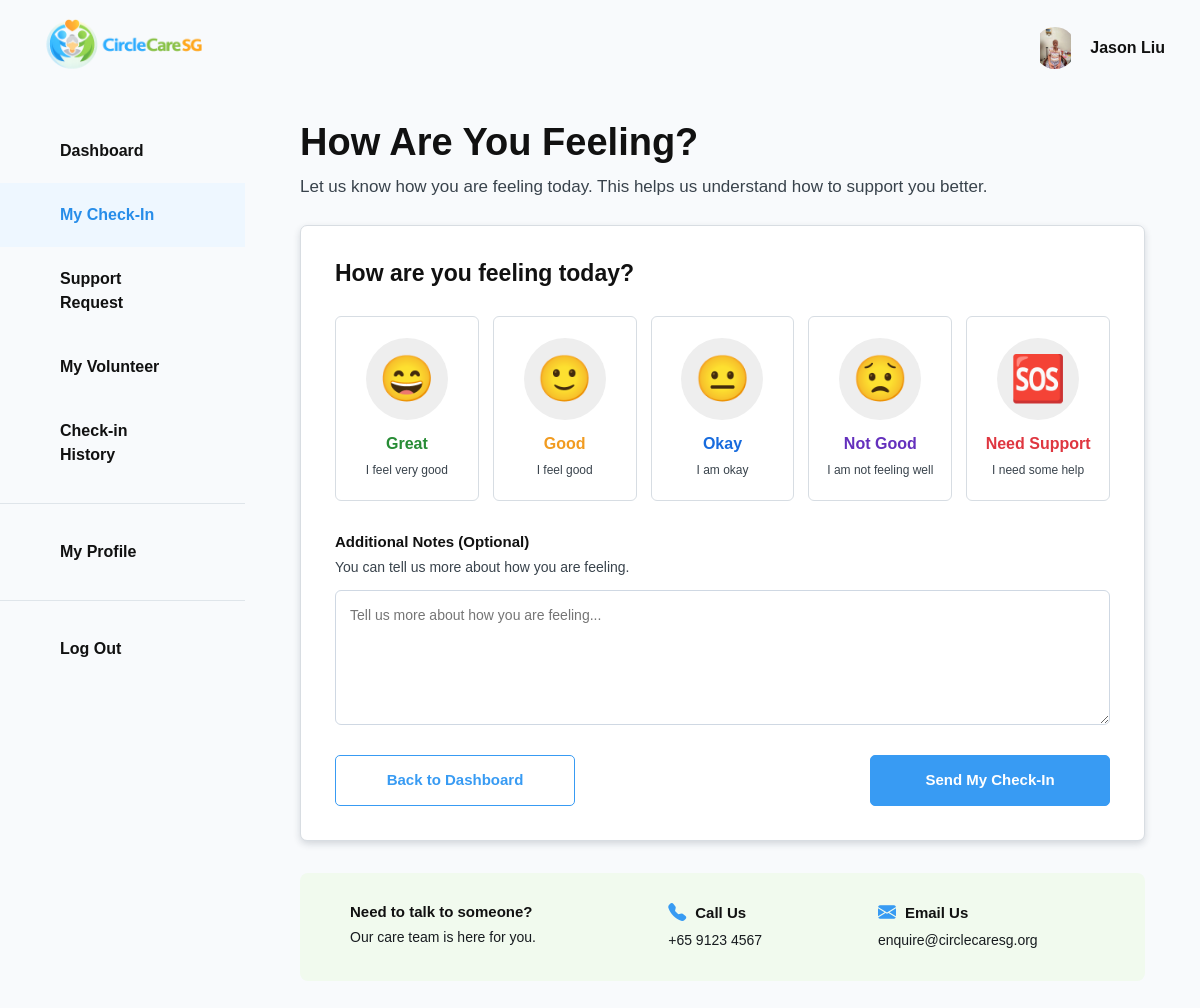
The page /senior/wellbeing/ (signed in) on the database its author committed.
### accounts/models.py (models this page shows, shortened)
class AppUser(models.Model):
    ACCOUNT_TYPE_CHOICES = [
        ("senior", "Senior"),
        ("guardian", "Guardian"),
        ("volunteer", "Volunteer"),
        ("admin", "Admin"),
    ]
    user = models.OneToOneField(
        User,
        on_delete=models.CASCADE,
        related_name="app_profile",
    )
    account_type = models.CharField(
        max_length=20,
        choices=ACCOUNT_TYPE_CHOICES,
    )
    full_name = models.CharField(max_length=150)
    nric_fin = models.CharField(max_length=20, unique=True)
    mobile_number = models.CharField(max_length=20)
    profile_picture = models.ImageField(
        upload_to="profile_pictures/",
        blank=True,
        null=True,
    )
    date_of_birth = models.DateField()
    created_at = models.DateTimeField(auto_now_add=True)

### seniorPortal/views.py (the view)
@login_required(login_url="login")
def senior_wellbeing(request):
    try:
        app_user = request.user.app_profile
    except AppUser.DoesNotExist:
        messages.error(
            request,
            "Your CircleCareSG account profile could not be found.",
        )
        return redirect("home")
    if app_user.account_type != "senior":
        messages.error(
            request,
            "You do not have permission to access this page.",
        )
        return redirect("home")
    try:
        senior_profile = app_user.senior_profile
    except SeniorProfile.DoesNotExist:
        messages.error(
            request,
            "Your senior profile could not be found.",
        )
        return redirect("senior_dashboard")
    if request.method == "POST":
        form = WellbeingSubmissionForm(request.POST)
        if form.is_valid():
            wellbeing = form.save(commit=False)
            wellbeing.senior = senior_profile
            wellbeing.save()
            messages.success(
                request,
                "Your wellbeing update has been submitted successfully.",
            )
            return redirect("check_in_history")
    else:
        form = WellbeingSubmissionForm()
    return render(
        request,
        "seniorPortal/wellbeing.html",
        {
            "app_user": app_user,
            "senior_profile": senior_profile,
            "form": form,
        },
    )

### seniorPortal/forms.py (shortened to what this page needs)
class WellbeingSubmissionForm(forms.ModelForm):
    class Meta:
        model = WellbeingSubmission
        fields = [
            "feeling",
            "notes",
        ]
        widgets = {
            "feeling": forms.RadioSelect,
            "notes": forms.Textarea(
                attrs={
                    "placeholder": (
                        "Tell us more about how you are feeling..."
                    ),
                    "rows": 5,
                }
            ),
        }

### seniorPortal/templates/seniorPortal/wellbeing.html (shortened to what this page needs)
{% extends "seniorPortal/senior_base.html" %}
{% load static %}
{% block extra_css %}
<link
    rel="stylesheet"
    href="https://cdn.jsdelivr.net/npm/bootstrap-icons@1.11.3/font/bootstrap-icons.min.css"
>
<link
    rel="stylesheet"
    href="{% static 'seniorPortal/css/wellbeing.css' %}?v=1"
>
{% endblock %}
{% block content %}
<section class="wellbeing-page">
    <div class="wellbeing-page-heading">
        <h1>How Are You Feeling?</h1>
        <p>
            Let us know how you are feeling today. This helps us
            understand how to support you better.
        </p>
    </div>
    <form
        method="post"
        class="wellbeing-form"
        novalidate
    >
        <article class="wellbeing-card">
            <h2>How are you feeling today?</h2>
            <div class="feeling-options">
                <label class="feeling-option feeling-great">
                    <span class="feeling-card">
                        <span class="feeling-icon">😄</span>
                        <strong>Great</strong>
                        <small>I feel very good</small>
                    </span>
                </label>
                <label class="feeling-option feeling-good">
                    <span class="feeling-card">
                        <span class="feeling-icon">🙂</span>
                        <strong>Good</strong>
                        <small>I feel good</small>
                    </span>
                </label>
                <label class="feeling-option feeling-okay">
                    <span class="feeling-card">
                        <span class="feeling-icon">😐</span>
                        <strong>Okay</strong>
                        <small>I am okay</small>
                    </span>
                </label>
                <label class="feeling-option feeling-not-good">
                    <span class="feeling-card">
                        <span class="feeling-icon">😟</span>
                        <strong>Not Good</strong>
                        <small>I am not feeling well</small>
                    </span>
                </label>
                <label class="feeling-option feeling-need-support">
                    <span class="feeling-card">
                        <span class="feeling-icon">🆘</span>
                        <strong>Need Support</strong>
                        <small>I need some help</small>
                    </span>
                </label>
            </div>
            <div class="wellbeing-notes-field">
                <label for="{{ form.notes.id_for_label }}">
                    <strong>Additional Notes (Optional)</strong>
                    <span>
                        You can tell us more about how you are feeling.
                    </span>
                </label>
                {{ form.notes }}
            </div>
            <div class="wellbeing-actions">
                <a
                    href="{% url 'senior_dashboard' %}"
                    class="btn wellbeing-back-button"
                >
                    Back to Dashboard
                </a>
                <button
                    type="submit"
                    class="btn wellbeing-submit-button"
                >
                    Send My Check-In
                </button>
            </div>
        </article>
    </form>
    <aside class="wellbeing-contact-panel">
        <div>
            <h3>Need to talk to someone?</h3>
            <p>Our care team is here for you.</p>
        </div>
        <div>
            <h3 class="contact-heading">
                <i
                    class="bi bi-telephone-fill"
                    aria-hidden="true"
                ></i>
                Call Us
            </h3>
            <p>+65 9123 4567</p>
        </div>
        <div>
            <h3 class="contact-heading">
                <i
                    class="bi bi-envelope-fill"
                    aria-hidden="true"
                ></i>
                Email Us
            </h3>
            <p>enquire@circlecaresg.org</p>
        </div>
    </aside>
</section>
{% endblock %}

### seniorPortal/templates/seniorPortal/senior_base.html (shortened to what this page needs)
{% load static %}
<!DOCTYPE html>
<html lang="en">
<head>
    <link
        href="https://cdn.jsdelivr.net/npm/bootstrap@5.3.3/dist/css/bootstrap.min.css"
        rel="stylesheet"
    >
    <link
        rel="stylesheet"
        href="{% static 'seniorPortal/css/senior_base.css' %}?v=2"
    >
    {% block extra_css %}
    {% endblock %}
</head>
<body>
    <header class="senior-header">
        <div class="senior-header-logo">
            <a href="{% url 'senior_dashboard' %}">
                <img
                    src="{% static 'logo.png' %}"
                    alt="CircleCareSG logo"
                >
            </a>
        </div>
        <div class="senior-header-profile">
            <div class="senior-profile-avatar">
                {% if app_user.profile_picture %}
                    <img
                        src="{{ app_user.profile_picture.url }}"
                        alt="{{ app_user.full_name }} profile picture"
                        class="senior-header-profile-picture"
                    >
                {% else %}
                    <img
                        src="{% static 'empty_user_icon.png' %}"
                        alt="Default user profile"
                        class="senior-header-profile-placeholder"
                    >
                {% endif %}
            </div>
            <span class="senior-profile-name">
                {{ app_user.full_name }}
            </span>
        </div>
    </header>
    <div class="senior-portal-layout">
        <aside class="senior-sidebar">
            <nav class="senior-navigation">
                <a
                    href="{% url 'senior_dashboard' %}"
                    class="senior-nav-link
                    "
                >
                    Dashboard
                </a>
                <a
                    href="{% url 'senior_wellbeing' %}"
                    class="senior-nav-link
                    {% if request.resolver_match.url_name == 'senior_wellbeing' %}
                        active
                    {% endif %}"
                >
                    My Check-In
                </a>
                <a
                    href="{% url 'support_request_history' %}"
                    class="senior-nav-link
                    "
                >
                    Support Request
                </a>
                <a
                    href="{% url 'senior_volunteer' %}"
                    class="senior-nav-link
                    "
                >
                    My Volunteer
                </a>
                <a
                    href="{% url 'check_in_history' %}"
                    class="senior-nav-link
                    "
                >
                    Check-in History
                </a>
                <div class="senior-nav-divider"></div>
                <a
                    href="{% url 'senior_profile' %}"
                    class="senior-nav-link
                    "
                >
                    My Profile
                </a>
                <div class="senior-nav-divider"></div>
                <a
                    href="{% url 'logout' %}"
                    class="senior-nav-link senior-logout-link"
                >
                    Log Out
                </a>
            </nav>
        </aside>
        <main class="senior-main-content">
            {% block content %}
            {% endblock %}
        </main>
    </div>
</body>
</html>

### seniorPortal/static/seniorPortal/css/senior_base.css (style rules this page uses)
* { box-sizing: border-box; }
html { scroll-behavior: smooth; }
body { margin: 0; color: #111111; background-color: #f8fafc; font-family: Arial, Helvetica, sans-serif; }
.senior-header { position: fixed; top: 0; right: 0; left: 0; z-index: 1000; display: flex; align-items: center; justify-content: space-between; height: 95px; padding: 0 35px; background-color: #f8fafc; border-bottom: none; }
.senior-header-logo img { display: block; width: 180px; max-width: 180px; height: auto; object-fit: contain; }
.senior-header-profile { display: flex; align-items: center; gap: 14px; }
.senior-profile-avatar { width: 42px; height: 42px; border-radius: 50%; overflow: hidden; flex-shrink: 0; }
.senior-profile-avatar img { width: 100%; height: 100%; object-fit: contain; }
.senior-profile-name { font-size: 16px; font-weight: 700; }
.senior-portal-layout { display: grid; grid-template-columns: 245px minmax(0, 1fr); min-height: 100vh; padding-top: 95px; }
.senior-sidebar { position: fixed; top: 95px; bottom: 0; left: 0; width: 245px; background-color: #f8fafc; border-right: none; }
.senior-navigation { display: flex; flex-direction: column; padding: 24px 0; }
.senior-nav-link { display: block; padding: 20px 60px; color: #111111; font-size: 16px; font-weight: 700; text-decoration: none; transition: color 0.2s ease, background-color 0.2s ease; }
.senior-nav-link:hover, .senior-nav-link:focus, .senior-nav-link.active { color: #278de9; background-color: #eef7ff; }
.senior-nav-divider { height: 1px; margin: 16px 0; background-color: #dfe5ea; }
.senior-main-content { grid-column: 2; min-width: 0; padding: 25px 55px 80px; }

### rows shown on the page
AppUser: profile_picture (picture), full_name "Jason Liu"
